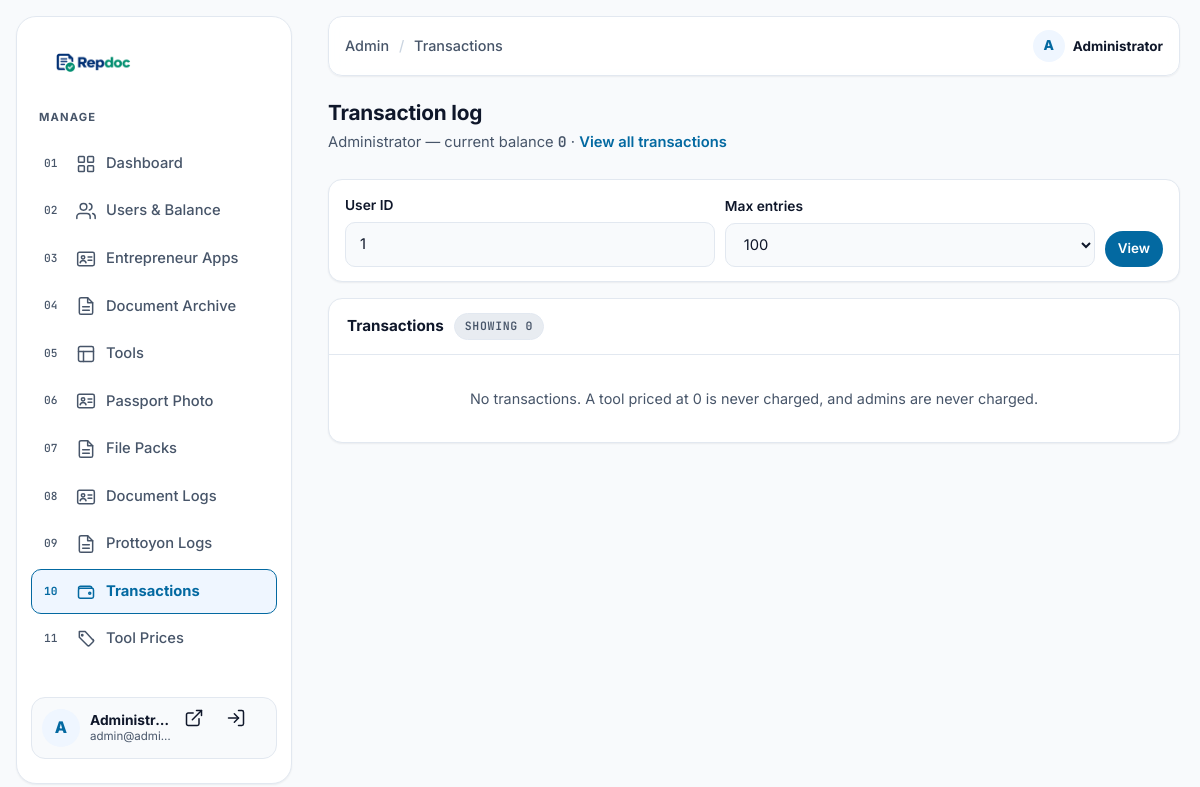
/admin/transactions.php?user_id=1 (signed in), run on the app's committed database.
### tables this page shows
CREATE TABLE users (
        id INTEGER PRIMARY KEY AUTOINCREMENT,
        fullname TEXT NOT NULL,
        email TEXT NOT NULL UNIQUE,
        phone TEXT DEFAULT '',
        password TEXT NOT NULL,
        role VARCHAR(32) NOT NULL DEFAULT 'user',
        status VARCHAR(32) NOT NULL DEFAULT 'pending',
        balance INT NOT NULL DEFAULT 0,
        note TEXT,
        last_login_at DATETIME NULL,
        created_at DATETIME DEFAULT CURRENT_TIMESTAMP
    );

### src/bootstrap.php (called while the page is built, shortened)
<?php
if (!function_exists('e')) {
    function e($v): string
    {
        return htmlspecialchars((string) $v, ENT_QUOTES | ENT_SUBSTITUTE, 'UTF-8', false);
    }
}
function current_user(): ?array
{
    return [
        'id'       => (int) $_SESSION['repdoc_user_id'],
        'email'    => (string) ($_SESSION['repdoc_email'] ?? ''),
        'fullname' => (string) ($_SESSION['repdoc_fullname'] ?? ''),
        'role'     => (string) ($_SESSION['repdoc_role'] ?? 'user'),
    ];
}

### admin/transactions.php (the view, shortened to what this page needs)
<?php
require_once __DIR__ . '/includes/layout.php';
$db = repdoc_db();
$userId = (int) ($_GET['user_id'] ?? 0);
$limit  = (int) ($_GET['limit'] ?? 100);
$limit  = max(10, min(500, $limit));
$rows  = [];
$user  = null;
$total = 0;
if ($db) {
    try {
        if ($userId > 0) {
            $st = $db->prepare('SELECT id, fullname, email, balance FROM users WHERE id = ?');
            $st->execute([$userId]);
            $user = $st->fetch() ?: null;
        }
        $sql = 'SELECT t.*, u.fullname, u.email FROM transactions t
                LEFT JOIN users u ON u.id = t.user_id';
        $params = [];
        if ($userId > 0) {
            $sql .= ' WHERE t.user_id = ?';
            $params[] = $userId;
        }
        $sql .= ' ORDER BY t.id DESC LIMIT ' . $limit;
        $st = $db->prepare($sql);
        $st->execute($params);
        $rows = $st->fetchAll();
    } catch (Throwable $e) {
        $db = null;
    }
}
if ($db) {
    try {
        if ($userId > 0) {
            $st = $db->prepare('SELECT COUNT(*) FROM transactions WHERE user_id = ?');
            $st->execute([$userId]);
            $total = (int) $st->fetchColumn();
        } else {
            $total = (int) $db->query('SELECT COUNT(*) FROM transactions')->fetchColumn();
        }
    } catch (Throwable $e) {
        $total = count($rows);
    }
}
admin_page_start('Transactions', 'transactions.php');
?>
<div class="admin-page-head">
    <h1 class="admin-title">Transaction log</h1>
    <p class="admin-sub">
        <?php if ($user): ?>
            <?= e($user['fullname'] ?: $user['email']) ?> — current balance
            <span class="balance"><?= (int) $user['balance'] ?></span> ·
            <a href="transactions.php" style="color:var(--primary);font-weight:600">View all transactions</a>
        <?php else: ?>
            Every balance change on the site — <?= number_format($total) ?> entries total.
        <?php endif; ?>
    </p>
</div>
<?php if (!$db): ?>
    <div class="alert alert-error" role="alert">Could not connect to the database.</div>
<?php else: ?>
<form class="filter-bar" method="get" action="transactions.php">
    <div class="field">
        <label for="user_id">User ID</label>
        <input type="number" id="user_id" name="user_id" min="0" value="<?= $userId > 0 ? (int) $userId : '' ?>" placeholder="e.g. 3">
    </div>
    <div class="field">
        <label for="limit">Max entries</label>
        <select id="limit" name="limit">
            <?php foreach ([50, 100, 200, 500] as $n): ?>
                <option value="<?= $n ?>"<?= $limit === $n ? ' selected' : '' ?>><?= $n ?></option>
            <?php endforeach; ?>
        </select>
    </div>
    <div class="field" style="flex:0 0 auto">
        <button type="submit" class="btn btn-primary btn-sm">View</button>
    </div>
</form>
<div class="panel">
    <div class="panel-head">Transactions <span class="count">Showing <?= count($rows) ?></span></div>
    <?php if (!$rows): ?>
        <div class="empty-state-sm">No transactions. A tool priced at 0 is never charged, and admins are never charged.</div>
    <?php endif; ?>
</div>
<?php endif; ?>
<?php admin_page_end(); ?>

### admin/includes/layout.php (shortened to what this page needs)
<?php
require_once dirname(__DIR__, 2) . '/src/bootstrap.php';
function admin_nav_items(): array
{
    return [
        'index.php'        => ['label' => 'Dashboard',         'icon' => 'a-grid'],
        'users.php'        => ['label' => 'Users & Balance',   'icon' => 'a-users', 'badge' => 'users'],
        'entrepreneur.php' => ['label' => 'Entrepreneur Apps', 'icon' => 'a-id',    'badge' => 'entrepreneur'],
        '../Entrepreneur/panel/landing.php' => ['label' => 'Document Archive', 'icon' => 'a-file'],
        'tools.php'        => ['label' => 'Tools',             'icon' => 'a-layout'],
        '../tools/passport/' => ['label' => 'Passport Photo', 'icon' => 'a-id'],
        'files.php'        => ['label' => 'File Packs',        'icon' => 'a-file'],
        'documents.php'    => ['label' => 'Document Logs',   'icon' => 'a-id'],
        'prottoyon.php'    => ['label' => 'Prottoyon Logs',  'icon' => 'a-file'],
        'transactions.php' => ['label' => 'Transactions',      'icon' => 'a-wallet'],
        'pricing.php'      => ['label' => 'Tool Prices',       'icon' => 'a-tag'],
    ];
}
function admin_page_start(string $title, string $active): void
{
    $me = current_user();
    $initial = strtoupper((string) mb_substr($me['fullname'] !== '' ? $me['fullname'] : $me['email'], 0, 1, 'UTF-8'));
    ?>
<!DOCTYPE html>
<html lang="en">
<head>
    <link rel="stylesheet" href="../src/assets/css/tokens.css?v=1">
    <link rel="stylesheet" href="../src/assets/css/app.css?v=1">
</head>
<body class="admin-body">
    <div class="admin-shell">
        <aside class="admin-sidebar" id="adminSidebar" aria-label="Admin panel">
            <a class="admin-brand" href="index.php" aria-label="Repdoc Admin — Dashboard">
                <img src="assets/image/logo.png" alt="Repdoc Admin" height="36">
            </a>
            <p class="admin-side-label">Manage</p>
            <nav aria-label="Admin navigation">
                <ul class="admin-links">
                    <?php foreach (admin_nav_items() as $file => $item): ?>
                        <?php $isActive = $file === $active; ?>
                        <li>
                            <a class="admin-link<?= $isActive ? ' is-active' : '' ?>"
                               href="<?= e($file) ?>"<?= $isActive ? ' aria-current="page"' : '' ?>>
                                <svg class="icon" viewBox="0 0 24 24" aria-hidden="true"><use href="#<?= e($item['icon']) ?>"/></svg>
                                <span class="admin-link-label"><?= e($item['label']) ?></span>
                            </a>
                        </li>
                    <?php endforeach; ?>
                </ul>
            </nav>
            <div class="admin-side-user">
                <span class="admin-avatar" aria-hidden="true"><?= e($initial !== '' ? $initial : 'A') ?></span>
                <span class="who">
                    <strong><?= e($me['fullname'] !== '' ? $me['fullname'] : $me['email']) ?></strong>
                    <span><?= e($me['email']) ?></span>
                </span>
                <span class="admin-side-actions">
                    <a class="icon-btn" href="../index.php" aria-label="View site" title="View site">
                        <svg class="icon" viewBox="0 0 24 24" aria-hidden="true"><use href="#a-external"/></svg>
                    </a>
                    <a class="icon-btn" href="../public/logout.php" aria-label="Logout" title="Logout">
                        <svg class="icon" viewBox="0 0 24 24" aria-hidden="true"><use href="#a-login"/></svg>
                    </a>
                </span>
            </div>
        </aside>
        <div class="admin-content">
            <header class="admin-topbar">
                <p class="admin-crumb">Admin <span aria-hidden="true">/</span> <?= e($title) ?></p>
                <div class="admin-topbar-right">
                    <span class="admin-topbar-user" title="<?= e($me['email']) ?>">
                        <span class="admin-avatar" aria-hidden="true"><?= e($initial !== '' ? $initial : 'A') ?></span>
                        <span class="who"><strong><?= e($me['fullname'] !== '' ? $me['fullname'] : $me['email']) ?></strong></span>
                    </span>
                </div>
            </header>
            <main class="admin-main">
                <div class="container">
    <?php
}
function admin_page_end(): void
{
    ?>
                </div>
            </main>
        </div>
    </div>
</body>
</html>
    <?php
}

### src/assets/css/tokens.css (style rules this page uses)
:root { --bg-base: #F8FAFC; --bg-surface: #FFFFFF; --bg-muted: #E8ECF1; --bg-elevated: #FFFFFF; --text-primary: #0F172A; --text-muted: #475569; --primary: #0369A1; --primary-hover: #075985; --primary-light: #EFF6FF; --border-color: #E2E8F0; --border-strong:#CBD5E1; --border-focus: #0369A1; --success: #047857; --success-bg: #ECFDF5; --warning: #B45309; --warning-bg: #FFFBEB; --danger: #B91C1C; --danger-bg: #FFF1F2; --shadow-sm: 0 1px 2px rgba(15, 23, 42, .06); --shadow-md: 0 10px 24px rgba(15, 23, 42, .10); --shadow-lg: 0 18px 40px rgba(15, 23, 42, .14); --font-sans: 'Inter', 'Noto Sans Bengali', system-ui, -apple-system, sans-serif; --font-heading: 'Inter', 'Noto Sans Bengali', system-ui, sans-serif; --font-mono: 'JetBrains Mono', ui-monospace, monospace; --radius-sm: 10px; --radius-md: 14px; --radius-lg: 20px; --radius-full: 999px; --space-2: 8px; --space-3: 12px; --space-4: 16px; --space-5: 24px; --space-6: 32px; --space-7: 48px; --space-8: 64px; --container: 1200px; --gutter: 20px; --header-h: 68px; --transition-fast: .15s ease; --transition-normal: .25s ease; }
*, *::before, *::after { box-sizing: border-box; }
html { scroll-behavior: smooth; scroll-padding-top: calc(var(--header-h) + 16px); }
body { margin: 0; font-family: var(--font-sans); font-size: 16px; line-height: 1.6; color: var(--text-primary); background: var(--bg-base); -webkit-font-smoothing: antialiased; text-rendering: optimizeLegibility; }
img { max-width: 100%; display: block; }
a { color: inherit; text-decoration: none; }
ul, ol { margin: 0; padding: 0; list-style: none; }
h1, h2, h3 { margin: 0; font-family: var(--font-heading); line-height: 1.25; letter-spacing: -.01em; }
p { margin: 0; }
button { font: inherit; color: inherit; }
.container { width: 100%; max-width: var(--container); margin-inline: auto; padding-inline: var(--gutter); }
.icon { width: 20px; height: 20px; flex: 0 0 auto; fill: none; stroke: currentColor; stroke-width: 1.8; stroke-linecap: round; stroke-linejoin: round; }
.btn { display: inline-flex; align-items: center; justify-content: center; gap: 8px; min-height: 44px; padding: 10px 18px; border-radius: var(--radius-full); border: 1.5px solid transparent; font-weight: 600; font-size: .95rem; cursor: pointer; transition: background var(--transition-fast), color var(--transition-fast), border-color var(--transition-fast), transform var(--transition-fast); }
.btn-primary { background: var(--primary); color: #fff; }
.btn-sm { min-height: 36px; padding: 6px 12px; font-size: .84rem; }
.balance { font-family: var(--font-mono); font-weight: 600; font-variant-numeric: tabular-nums; }

### data on the page
users: fullname "A", fullname "Administr…", email "admin@admi…", fullname "Administrator", balance "0"

### other printed values
$item['label'] "Dashboard"
$item['label'] "Users & Balance"
$item['label'] "Entrepreneur Apps"
$item['label'] "Document Archive"
$item['label'] "Tools"
$item['label'] "Passport Photo"
$item['label'] "File Packs"
$item['label'] "Document Logs"
$item['label'] "Prottoyon Logs"
$item['label'] "Transactions"
$item['label'] "Tool Prices"
$title "Transactions"
count($rows) "0"
form field limit "100"
